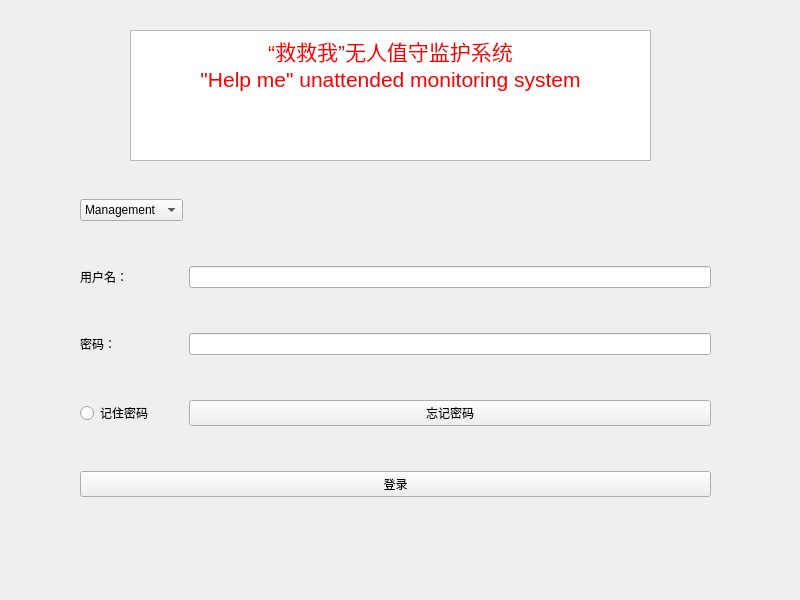
<?xml version="1.0" encoding="UTF-8"?>
<ui version="4.0">
 <class>LoginForm</class>
 <widget class="QWidget" name="LoginForm">
  <property name="geometry">
   <rect>
    <x>0</x>
    <y>0</y>
    <width>800</width>
    <height>600</height>
   </rect>
  </property>
  <property name="windowTitle">
   <string>Form</string>
  </property>
  <property name="styleSheet">
   <string notr="true"/>
  </property>
  <widget class="QTextEdit" name="textEdit">
   <property name="geometry">
    <rect>
     <x>130</x>
     <y>30</y>
     <width>521</width>
     <height>131</height>
    </rect>
   </property>
   <property name="readOnly">
    <bool>true</bool>
   </property>
   <property name="html">
    <string>&lt;!DOCTYPE HTML PUBLIC &quot;-//W3C//DTD HTML 4.0//EN&quot; &quot;http://www.w3.org/TR/REC-html40/strict.dtd&quot;&gt;
&lt;html&gt;&lt;head&gt;&lt;meta name=&quot;qrichtext&quot; content=&quot;1&quot; /&gt;&lt;style type=&quot;text/css&quot;&gt;
p, li { white-space: pre-wrap; }
&lt;/style&gt;&lt;/head&gt;&lt;body style=&quot; font-family:'SimSun'; font-size:9pt; font-weight:400; font-style:normal;&quot;&gt;
&lt;p align=&quot;center&quot; style=&quot; margin-top:0px; margin-bottom:0px; margin-left:0px; margin-right:0px; -qt-block-indent:0; text-indent:0px;&quot;&gt;&lt;span style=&quot; font-family:'SimSun'; font-size:16pt; color:#ff0000;&quot;&gt;“救救我”&lt;/span&gt;&lt;span style=&quot; font-family:'等线'; font-size:16pt; color:#ff0000; background-color:#ffffff;&quot;&gt;无人值守监护系统&lt;/span&gt;&lt;/p&gt;
&lt;p align=&quot;center&quot; style=&quot; margin-top:0px; margin-bottom:0px; margin-left:0px; margin-right:0px; -qt-block-indent:0; text-indent:0px;&quot;&gt;&lt;span style=&quot; font-family:'等线'; font-size:16pt; color:#ff0000; background-color:#ffffff;&quot;&gt;&amp;quot;Help me&amp;quot; unattended monitoring system&lt;/span&gt;&lt;/p&gt;&lt;/body&gt;&lt;/html&gt;</string>
   </property>
  </widget>
  <widget class="QWidget" name="gridLayoutWidget">
   <property name="geometry">
    <rect>
     <x>80</x>
     <y>160</y>
     <width>631</width>
     <height>381</height>
    </rect>
   </property>
   <layout class="QGridLayout" name="gridLayout">
    <item row="2" column="0">
     <widget class="QLabel" name="Password">
      <property name="text">
       <string>密码：</string>
      </property>
     </widget>
    </item>
    <item row="3" column="0">
     <widget class="QRadioButton" name="Rememberpassword">
      <property name="text">
       <string>记住密码</string>
      </property>
     </widget>
    </item>
    <item row="1" column="1">
     <widget class="QLineEdit" name="lineEditUserName"/>
    </item>
    <item row="3" column="1">
     <widget class="QPushButton" name="forget">
      <property name="text">
       <string>忘记密码</string>
      </property>
     </widget>
    </item>
    <item row="2" column="1">
     <widget class="QLineEdit" name="lineEditPassWord">
      <property name="echoMode">
       <enum>QLineEdit::Password</enum>
      </property>
     </widget>
    </item>
    <item row="1" column="0">
     <widget class="QLabel" name="Username">
      <property name="text">
       <string>用户名：</string>
      </property>
     </widget>
    </item>
    <item row="0" column="0">
     <widget class="QComboBox" name="choose">
      <item>
       <property name="text">
        <string>Management</string>
       </property>
      </item>
      <item>
       <property name="text">
        <string>Doctor</string>
       </property>
      </item>
     </widget>
    </item>
    <item row="4" column="0" colspan="2">
     <widget class="QPushButton" name="btnLogin">
      <property name="text">
       <string>登录</string>
      </property>
     </widget>
    </item>
   </layout>
  </widget>
 </widget>
 <resources/>
 <connections/>
</ui>
